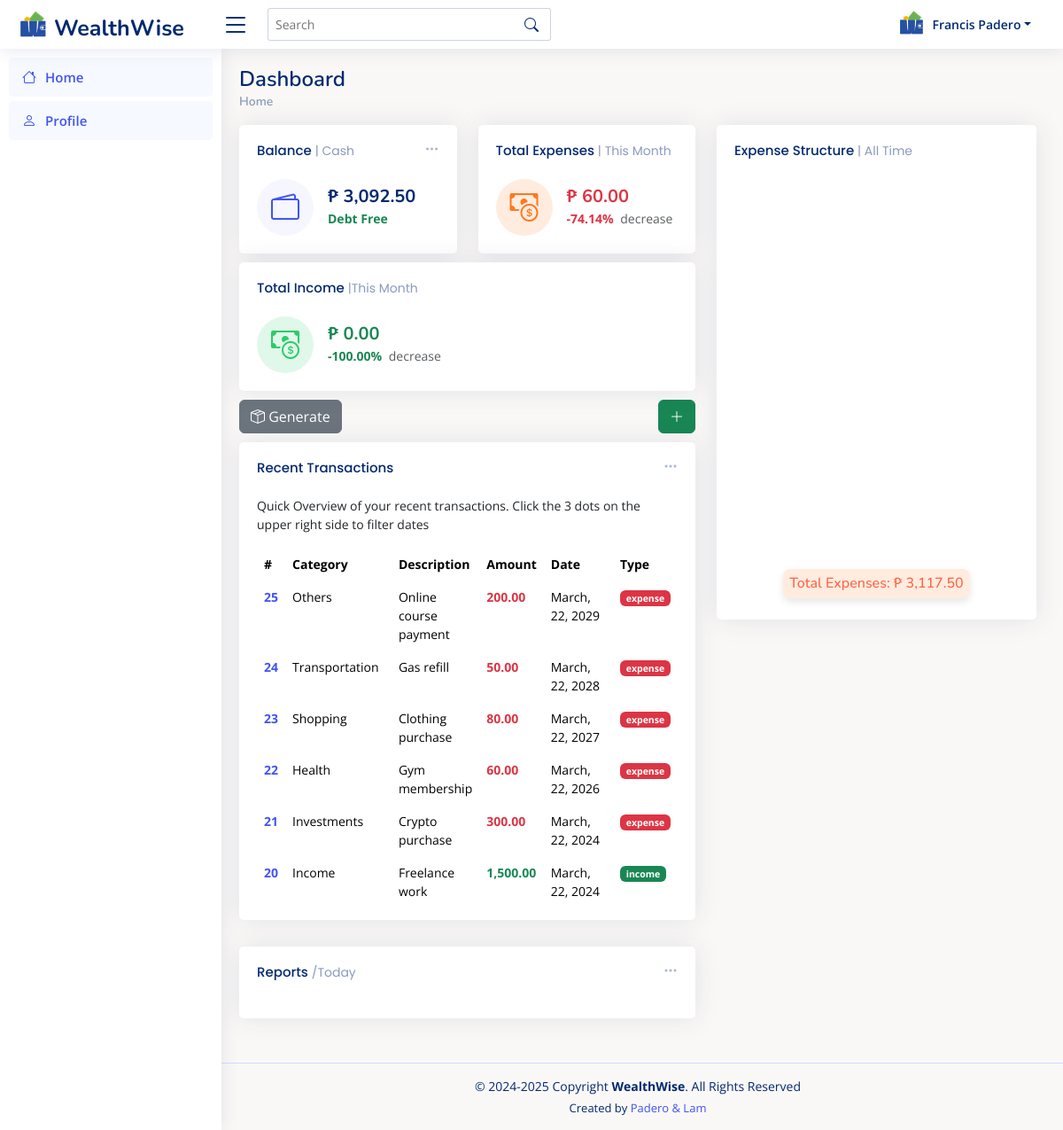
/view/index.php (signed in), run on the app's committed database.
### tables this page shows
CREATE TABLE `accounts` (
  `userid` int(11) NOT NULL,
  `first_name` varchar(50) NOT NULL,
  `last_name` varchar(50) NOT NULL,
  `balance` decimal(10,2) NOT NULL DEFAULT 0.00,
  `email` varchar(50) NOT NULL,
  `password` varchar(255) NOT NULL
);

CREATE TABLE `transactions` (
  `transaction_id` int(11) NOT NULL,
  `userid` int(11) NOT NULL,
  `category` varchar(50) NOT NULL,
  `description` text DEFAULT NULL,
  `amount` decimal(10,2) NOT NULL,
  `date` datetime DEFAULT current_timestamp(),
  `payment_type` enum('cash','credit') NOT NULL,
  `transaction` enum('expense','income') NOT NULL
);

### controller/getData.php (called while the page is built, shortened)
<?php
require_once '../database/config.php';
$userid = intval($_SESSION['authUser']['userid']);
$sql = "SELECT *
        FROM transactions
        WHERE userid = ?";
$sql .= " ORDER BY transaction_id DESC";
$stmt = $conn->prepare($sql);
if ($stmt) {
  $stmt->bind_param("i", $userid);
  if ($stmt->execute()) {
    $result = $stmt->get_result();
  } else {
    $_SESSION['message'] = "Failed to filter transactions!";
    $_SESSION['code'] = "error";
  }
} else {
  $_SESSION['message'] = "Error preparing statement for transactions!";
  $_SESSION['code'] = "error";
}
$sqlAllTimeExpense = "SELECT SUM(amount) AS total
                      FROM transactions
                      WHERE userid = ?
                      AND transaction = 'expense'";
$stmtAllTimeExpense = $conn->prepare($sqlAllTimeExpense);
if ($stmtAllTimeExpense) {
  $stmtAllTimeExpense->bind_param("i", $userid);
  if ($stmtAllTimeExpense->execute()) {
    $allTimeExpenseResult = $stmtAllTimeExpense->get_result();
    $allTimeExpense = $allTimeExpenseResult->fetch_assoc()['total'] ?? 0;
  }
}
$sql3 = "SELECT SUM(amount) AS total FROM transactions WHERE userid = ? AND transaction = 'expense' AND MONTH(date) = MONTH(CURDATE()) AND YEAR(date) = YEAR(CURDATE()) ";
$stmt3 = $conn->prepare($sql3);
if ($stmt3) {
  $stmt3->bind_param("i", $userid);
  if ($stmt3->execute()) {
    $expenseResult = $stmt3->get_result();
    $totalExpense = $expenseResult->fetch_assoc()['total'] ?? 0;
  }
}
$sqlPrev = "SELECT SUM(amount) AS total FROM transactions WHERE userid = ? AND transaction = 'expense' AND MONTH(date) = MONTH(CURRENT_DATE - INTERVAL 1 MONTH)";
$stmtPrev = $conn->prepare($sqlPrev);
if ($stmtPrev) {
  $stmtPrev->bind_param("i", $userid);
  if ($stmtPrev->execute()) {
    $prevExpenseResult = $stmtPrev->get_result();
    $prevExpense = $prevExpenseResult->fetch_assoc()['total'] ?? 0;
  }
}
if ($prevExpense > 0) {
  $percentageIncrease = (($totalExpense - $prevExpense) / $prevExpense) * 100;
}
$sql4 = "SELECT SUM(amount) AS total FROM transactions WHERE userid = ? AND transaction = 'income' AND MONTH(date) = MONTH(CURDATE()) AND YEAR(date) = YEAR(CURDATE())";
$stmt4 = $conn->prepare($sql4);
if ($stmt4) {
  $stmt4->bind_param("i", $userid);
  if ($stmt4->execute()) {
    $incomeResult = $stmt4->get_result();
    $totalIncome = $incomeResult->fetch_assoc()['total'] ?? 0;
  }
}
$sqlPrevIncome = "SELECT SUM(amount) AS total FROM transactions WHERE userid = ? AND transaction = 'income' AND MONTH(date) = MONTH(CURRENT_DATE - INTERVAL 1 MONTH)";
$stmtPrevIncome = $conn->prepare($sqlPrevIncome);
if ($stmtPrevIncome) {
  $stmtPrevIncome->bind_param("i", $userid);
  if ($stmtPrevIncome->execute()) {
    $prevIncomeResult = $stmtPrevIncome->get_result();
    $prevIncome = $prevIncomeResult->fetch_assoc()['total'] ?? 0;
  }
}
if ($prevIncome > 0) {
  $incomePercentageIncrease = (($totalIncome - $prevIncome) / $prevIncome) * 100;
}
$sql5 = "SELECT *
         FROM `accounts`
         WHERE `userid` = ?";
$stmt5 = $conn->prepare($sql5);
if ($stmt5) {
  $stmt5->bind_param("i", $userid);
  if ($stmt5->execute()) {
    $result5 = $stmt5->get_result();
    if ($result5->num_rows > 0) {
      $data = $result5->fetch_assoc();
      $firstName = $data['first_name'];
      $lastName = $data['last_name'];
      $balance = $data['balance'];
    } else {
      $_SESSION['message'] = "No user found with the given ID!";
      $_SESSION['code'] = "info";
    }
  } else {
    $_SESSION['message'] = "Failed to execute statement!";
    $_SESSION['code'] = "error";
  }
} else {
  $_SESSION['message'] = "Error preparing statement!";
  $_SESSION['code'] = "error";
}

### view/pages/dashboard.php (the view, shortened to what this page needs)
<div class="pagetitle">
  <h1>Dashboard</h1>
  <nav>
    <ol class="breadcrumb">
      <li class="breadcrumb-item"><a href="">Home</a></li>
    </ol>
  </nav>
</div>
<section class="section dashboard">
  <div class="row">
    <div class="col-12 col-sm-12 col-md-12 col-lg-7 col-xl-7 col-xxl-7">
      <div class="row">
        <div class="col-12 col-sm-12 col-md-6 col-lg-6 col-xl-6 col-xxl-4">
          <div class="card info-card balance-card">
            <div class="filter">
              <a class="icon" href="#" data-bs-toggle="dropdown"><i class="bi bi-three-dots"></i></a>
            </div>
            <div class="card-body">
              <h5 class="card-title">Balance <span>| Cash</span></h5>
              <div class="d-flex align-items-center">
                <div class="card-icon rounded-circle d-flex align-items-center justify-content-center">
                  <i class="bi bi-wallet2"></i>
                </div>
                <div class="ps-3">
                  <h6 id="currentBalance">₱ <?php echo number_format($balance, 2); ?></h6>
                  <span id="balanceStatus" class="text-success small pt-1 fw-bold">Debt Free</span>
                </div>
              </div>
            </div>
          </div>
        </div>
        <div class="col-12 col-sm-12 col-md-6 col-lg-6 col-xl-6 col-xxl-4">
          <div class="card info-card expense-card">
            <div class="card-body">
              <h5 class="card-title">Total Expenses <span>| This Month</span></h5>
              <div class="d-flex align-items-center">
                <div class="card-icon rounded-circle d-flex align-items-center justify-content-center">
                  <i class="bi bi-cash-coin"></i>
                </div>
                <div class="ps-3">
                  <h6 class="text-danger">₱ <?php echo number_format($totalExpense, 2); ?></h6>
                  <span class="text-danger small pt-1 fw-bold">
                    <?php echo ($percentageIncrease >= 0 ? '+' : '') . number_format($percentageIncrease, 2) . '%'; ?>
                  </span>
                  <span class="text-muted small pt-2 ps-1">
                    <?php echo ($percentageIncrease >= 0) ? 'increase' : 'decrease'; ?>
                  </span>
                </div>
              </div>
            </div>
          </div>
        </div>
        <div class="col-12 col-sm-12 col-md-12 col-lg-12 col-xl-12 col-xxl-4">
          <div class="card info-card income-card">
            <div class="card-body">
              <h5 class="card-title">Total Income <span>|This Month</span></h5>
              <div class="d-flex align-items-center">
                <div class="card-icon rounded-circle d-flex align-items-center justify-content-center">
                  <i class="bi bi-cash-coin"></i>
                </div>
                <div class="ps-3">
                  <h6 class="text-success">₱ <?php echo number_format($totalIncome, 2); ?></h6>
                  <span class="text-success small pt-1 fw-bold">
                    <?php echo ($incomePercentageIncrease >= 0 ? '+' : '') . number_format($incomePercentageIncrease, 2) . '%'; ?>
                  </span>
                  <span class="text-muted small pt-2 ps-1">
                    <?php echo ($incomePercentageIncrease >= 0) ? 'increase' : 'decrease'; ?>
                  </span>
                </div>
              </div>
            </div>
          </div>
        </div>
      </div>
      <div class="d-flex justify-content-between">
        <form action="../controller/test.php" method="POST">
          <button type="submit" name="dummy_data" class="btn btn-secondary" title="Generate dummy data for testing">
            <i class="bi bi-box-seam"></i> Generate
          </button>
        </form>
        <a href="#" class="btn btn-success" data-bs-toggle="modal" data-bs-target="#addRecordModal">
          <i class="bi bi-plus-lg"></i>
        </a>
      </div>
      <div class="col-12" style="margin-top: 10px;">
        <div class="card recent-sales overflow-auto">
          <div class="filter">
            <a class="icon" href="#" data-bs-toggle="dropdown"><i class="bi bi-three-dots"></i></a>
          </div>
          <div class="card-body">
            <h5 class="card-title">
              Recent Transactions
            </h5>
            <p>Quick Overview of your recent transactions. Click the 3 dots on the upper right side to filter dates</p>
            <div style="max-height: 400px; overflow-y: auto;">
              <table class="table table-borderless table-hover">
                <thead>
                  <tr>
                    <th scope="col">#</th>
                    <th scope="col">Category</th>
                    <th scope="col">Description</th>
                    <th scope="col">Amount</th>
                    <th scope="col">Date</th>
                    <th scope="col">Type</th>
                  </tr>
                </thead>
                <tbody>
                  <?php if ($result->num_rows > 0): ?>
                    <?php
                    $rowNumber = $result->num_rows;
                    while ($row = $result->fetch_assoc()):
                    ?>
                      <tr class="transaction-row" data-id="<?php echo $row['transaction_id']; ?>" style="cursor: pointer;">
                        <th scope="row">
                          <a href="#"><?php echo $rowNumber; ?></a>
                        </th>
                        <td><?php echo htmlspecialchars($row['category']); ?></td>
                        <td><?php echo htmlspecialchars($row['description']); ?></td>
                        <td>
                          <span class="<?php echo $row['transaction'] === 'expense' ? 'text-danger' : 'text-success'; ?> fw-bold">
                            <?php echo number_format($row['amount'], 2); ?>
                          </span>
                        </td>
                        <td><?php echo date('F, d, Y', strtotime($row['date'])); ?></td>
                        <td>
                          <span class="badge bg-<?php echo $row['transaction'] === 'expense' ? 'danger' : ($row['transaction'] === 'income' ? 'success' : 'secondary'); ?>">
                            <?php echo htmlspecialchars($row['transaction']); ?>
                          </span>
                        </td>
                      </tr>
                      <?php $rowNumber--;
                      ?>
                    <?php endwhile; ?>
                  <?php else: ?>
                    <tr>
                      <td colspan="6" class="text-center">No transactions found.</td>
                    </tr>
                  <?php endif; ?>
                </tbody>
              </table>
            </div>
          </div>
        </div>
      </div>
      <div class="col-12">
        <div class="card">
          <div class="filter">
            <a class="icon" href="#" data-bs-toggle="dropdown"><i class="bi bi-three-dots"></i></a>
          </div>
          <div class="card-body">
            <h5 class="card-title">Reports <span>/Today</span></h5>
          </div>
        </div>
      </div>
    </div>
    <div class="col-12 col-sm-12 col-md-12 col-lg-5 col-xl-5 col-xxl-5">
      <div class="card">
        <div class="card-body pb-0" id="expense">
          <h5 class="card-title">Expense Structure <span>| All Time</span> </h5>
          <div id="trafficChart" class="echart"></div>
          <div class="text-center mb-3">
            <h6 class="total-expenses">
              Total Expenses: ₱ <?php echo number_format($allTimeExpense, 2); ?>
            </h6>
          </div>
        </div>
      </div>
    </div>
  </div>
</section>

### view/includes/topbar.php (shortened to what this page needs)
<header id="header" class="header fixed-top d-flex align-items-center">
  <div class="d-flex align-items-center justify-content-between">
    <a href="index.php" class="logo d-flex align-items-center">
      <img src="../assets/img/wealthwise.png" alt="">
      <span class="d-none d-lg-block">WealthWise</span>
    </a>
    <i class="bi bi-list toggle-sidebar-btn"></i>
  </div>
  <div class="search-bar">
    <form class="search-form d-flex align-items-center" method="POST" action="#">
      <input type="text" name="query" placeholder="Search" title="Enter search keyword">
      <button type="submit" title="Search"><i class="bi bi-search"></i></button>
    </form>
  </div>
  <nav class="header-nav ms-auto">
    <ul class="d-flex align-items-center">
      <li class="nav-item dropdown pe-3">
        <a class="nav-link nav-profile d-flex align-items-center pe-0" href="#" data-bs-toggle="dropdown">
          <img src="../assets/img/wealthwise.png" alt="Profile">
          <span class="d-none d-md-block dropdown-toggle ps-2"><?= $firstName . ' ' . $lastName ?></span>
        </a>
      </li>
    </ul>
  </nav>
</header>

### data on the page
accounts: first_name "Francis", last_name "Padero", balance "3,092.50"
transactions: category "Others", description "Online course payment", amount "200.00", date "March, 22, 2029", transaction "expense"
transactions: category "Transportation", description "Gas refill", amount "50.00", date "March, 22, 2028", transaction "expense"
transactions: category "Shopping", description "Clothing purchase", amount "80.00", date "March, 22, 2027", transaction "expense"
transactions: category "Health", description "Gym membership", amount "60.00", date "March, 22, 2026", transaction "expense"
transactions: category "Investments", description "Crypto purchase", amount "300.00", date "March, 22, 2024", transaction "expense"
transactions: category "Income", description "Freelance work", amount "1,500.00", date "March, 22, 2024", transaction "income"

### other printed values
$totalExpense "60.00"
$percentageIncrease "-74.14"
$totalIncome "0.00"
$incomePercentageIncrease "-100.00"
$allTimeExpense "3,117.50"
